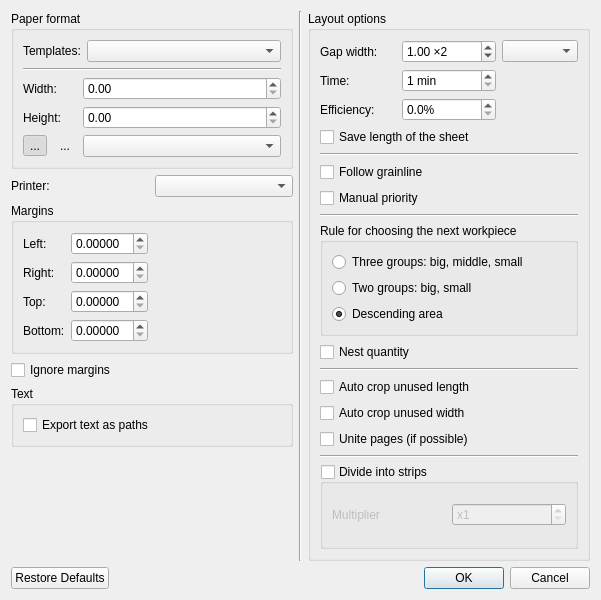
<?xml version="1.0" encoding="UTF-8"?>
<ui version="4.0">
 <class>DialogLayoutSettings</class>
 <widget class="QDialog" name="DialogLayoutSettings">
  <property name="geometry">
   <rect>
    <x>0</x>
    <y>0</y>
    <width>601</width>
    <height>600</height>
   </rect>
  </property>
  <property name="windowTitle">
   <string>Create a layout</string>
  </property>
  <property name="windowIcon">
   <iconset resource="../../../libs/vmisc/share/resources/icon.qrc">
    <normaloff>:/icon/64x64/icon64x64.png</normaloff>:/icon/64x64/icon64x64.png</iconset>
  </property>
  <layout class="QVBoxLayout" name="verticalLayout_8">
   <item>
    <layout class="QHBoxLayout" name="horizontalLayout_4">
     <item>
      <layout class="QVBoxLayout" name="verticalLayout_5">
       <item>
        <widget class="QGroupBox" name="groupBoxPaperFormat">
         <property name="autoFillBackground">
          <bool>false</bool>
         </property>
         <property name="title">
          <string>Paper format</string>
         </property>
         <property name="flat">
          <bool>false</bool>
         </property>
         <property name="checkable">
          <bool>false</bool>
         </property>
         <property name="checked">
          <bool>false</bool>
         </property>
         <layout class="QVBoxLayout" name="verticalLayout">
          <item>
           <layout class="QHBoxLayout" name="horizontalLayout_2">
            <property name="spacing">
             <number>6</number>
            </property>
            <item>
             <widget class="QLabel" name="label">
              <property name="sizePolicy">
               <sizepolicy hsizetype="Fixed" vsizetype="Fixed">
                <horstretch>0</horstretch>
                <verstretch>0</verstretch>
               </sizepolicy>
              </property>
              <property name="text">
               <string>Templates:</string>
              </property>
             </widget>
            </item>
            <item>
             <widget class="QComboBox" name="comboBoxTemplates"/>
            </item>
           </layout>
          </item>
          <item>
           <widget class="Line" name="line">
            <property name="orientation">
             <enum>Qt::Horizontal</enum>
            </property>
           </widget>
          </item>
          <item>
           <layout class="QGridLayout" name="gridLayout">
            <item row="2" column="0">
             <layout class="QHBoxLayout" name="horizontalLayout">
              <item>
               <widget class="QToolButton" name="toolButtonPortrait">
                <property name="text">
                 <string notr="true">...</string>
                </property>
                <property name="icon">
                 <iconset resource="../../../libs/vmisc/share/resources/icon.qrc">
                  <normaloff>:/icon/16x16/portrait.png</normaloff>:/icon/16x16/portrait.png</iconset>
                </property>
                <property name="checkable">
                 <bool>true</bool>
                </property>
                <property name="checked">
                 <bool>true</bool>
                </property>
                <property name="autoRaise">
                 <bool>true</bool>
                </property>
                <attribute name="buttonGroup">
                 <string notr="true">buttonGroup</string>
                </attribute>
               </widget>
              </item>
              <item>
               <widget class="QToolButton" name="toolButtonLandscape">
                <property name="text">
                 <string notr="true">...</string>
                </property>
                <property name="icon">
                 <iconset resource="../../../libs/vmisc/share/resources/icon.qrc">
                  <normaloff>:/icon/16x16/landscape.png</normaloff>:/icon/16x16/landscape.png</iconset>
                </property>
                <property name="checkable">
                 <bool>true</bool>
                </property>
                <property name="checked">
                 <bool>false</bool>
                </property>
                <property name="autoRaise">
                 <bool>true</bool>
                </property>
                <attribute name="buttonGroup">
                 <string notr="true">buttonGroup</string>
                </attribute>
               </widget>
              </item>
             </layout>
            </item>
            <item row="0" column="0">
             <widget class="QLabel" name="labelWidth">
              <property name="sizePolicy">
               <sizepolicy hsizetype="Fixed" vsizetype="Preferred">
                <horstretch>0</horstretch>
                <verstretch>0</verstretch>
               </sizepolicy>
              </property>
              <property name="text">
               <string>Width:</string>
              </property>
             </widget>
            </item>
            <item row="1" column="0">
             <widget class="QLabel" name="labelHeight">
              <property name="sizePolicy">
               <sizepolicy hsizetype="Fixed" vsizetype="Preferred">
                <horstretch>0</horstretch>
                <verstretch>0</verstretch>
               </sizepolicy>
              </property>
              <property name="text">
               <string>Height:</string>
              </property>
             </widget>
            </item>
            <item row="2" column="1">
             <widget class="QComboBox" name="comboBoxPaperSizeUnit">
              <property name="sizePolicy">
               <sizepolicy hsizetype="Preferred" vsizetype="Fixed">
                <horstretch>0</horstretch>
                <verstretch>0</verstretch>
               </sizepolicy>
              </property>
              <property name="minimumSize">
               <size>
                <width>124</width>
                <height>0</height>
               </size>
              </property>
             </widget>
            </item>
            <item row="1" column="1">
             <widget class="QDoubleSpinBox" name="doubleSpinBoxPaperHeight">
              <property name="minimumSize">
               <size>
                <width>94</width>
                <height>0</height>
               </size>
              </property>
              <property name="decimals">
               <number>2</number>
              </property>
              <property name="maximum">
               <double>99999.000000000000000</double>
              </property>
             </widget>
            </item>
            <item row="0" column="1">
             <widget class="QDoubleSpinBox" name="doubleSpinBoxPaperWidth">
              <property name="minimumSize">
               <size>
                <width>94</width>
                <height>0</height>
               </size>
              </property>
              <property name="decimals">
               <number>2</number>
              </property>
              <property name="maximum">
               <double>99999.990000000005239</double>
              </property>
             </widget>
            </item>
           </layout>
          </item>
         </layout>
        </widget>
       </item>
       <item>
        <layout class="QHBoxLayout" name="horizontalLayout_6">
         <item>
          <widget class="QLabel" name="label_6">
           <property name="sizePolicy">
            <sizepolicy hsizetype="Preferred" vsizetype="Fixed">
             <horstretch>0</horstretch>
             <verstretch>0</verstretch>
            </sizepolicy>
           </property>
           <property name="text">
            <string>Printer:</string>
           </property>
          </widget>
         </item>
         <item>
          <widget class="QComboBox" name="comboBoxPrinter"/>
         </item>
        </layout>
       </item>
       <item>
        <widget class="QGroupBox" name="groupBoxPaperFileds">
         <property name="sizePolicy">
          <sizepolicy hsizetype="Preferred" vsizetype="Fixed">
           <horstretch>0</horstretch>
           <verstretch>0</verstretch>
          </sizepolicy>
         </property>
         <property name="title">
          <string>Margins</string>
         </property>
         <layout class="QFormLayout" name="formLayout">
          <property name="fieldGrowthPolicy">
           <enum>QFormLayout::ExpandingFieldsGrow</enum>
          </property>
          <item row="1" column="0">
           <widget class="QLabel" name="labelLeftField">
            <property name="text">
             <string>Left:</string>
            </property>
           </widget>
          </item>
          <item row="1" column="1">
           <widget class="QDoubleSpinBox" name="doubleSpinBoxLeftField">
            <property name="decimals">
             <number>5</number>
            </property>
           </widget>
          </item>
          <item row="2" column="0">
           <widget class="QLabel" name="labelRightField">
            <property name="text">
             <string>Right:</string>
            </property>
           </widget>
          </item>
          <item row="2" column="1">
           <widget class="QDoubleSpinBox" name="doubleSpinBoxRightField">
            <property name="decimals">
             <number>5</number>
            </property>
           </widget>
          </item>
          <item row="3" column="0">
           <widget class="QLabel" name="labelTopField">
            <property name="text">
             <string>Top:</string>
            </property>
           </widget>
          </item>
          <item row="3" column="1">
           <widget class="QDoubleSpinBox" name="doubleSpinBoxTopField">
            <property name="decimals">
             <number>5</number>
            </property>
           </widget>
          </item>
          <item row="4" column="0">
           <widget class="QLabel" name="labelBottomField">
            <property name="text">
             <string>Bottom:</string>
            </property>
           </widget>
          </item>
          <item row="4" column="1">
           <widget class="QDoubleSpinBox" name="doubleSpinBoxBottomField">
            <property name="decimals">
             <number>5</number>
            </property>
           </widget>
          </item>
         </layout>
        </widget>
       </item>
       <item>
        <widget class="QCheckBox" name="checkBoxIgnoreFileds">
         <property name="sizePolicy">
          <sizepolicy hsizetype="Preferred" vsizetype="Fixed">
           <horstretch>0</horstretch>
           <verstretch>0</verstretch>
          </sizepolicy>
         </property>
         <property name="text">
          <string>Ignore margins</string>
         </property>
        </widget>
       </item>
       <item>
        <layout class="QVBoxLayout" name="verticalLayout_7">
         <item>
          <widget class="QGroupBox" name="groupBoxText">
           <property name="title">
            <string>Text</string>
           </property>
           <layout class="QVBoxLayout" name="verticalLayout_6">
            <item>
             <widget class="QCheckBox" name="checkBoxTextAsPaths">
              <property name="toolTip">
               <string>Text will be converted to paths</string>
              </property>
              <property name="text">
               <string>Export text as paths</string>
              </property>
             </widget>
            </item>
           </layout>
          </widget>
         </item>
        </layout>
       </item>
       <item>
        <spacer name="verticalSpacer">
         <property name="orientation">
          <enum>Qt::Vertical</enum>
         </property>
         <property name="sizeHint" stdset="0">
          <size>
           <width>20</width>
           <height>40</height>
          </size>
         </property>
        </spacer>
       </item>
      </layout>
     </item>
     <item>
      <widget class="Line" name="line_6">
       <property name="orientation">
        <enum>Qt::Vertical</enum>
       </property>
      </widget>
     </item>
     <item>
      <widget class="QGroupBox" name="groupBoxCreationOptions">
       <property name="title">
        <string>Layout options</string>
       </property>
       <layout class="QVBoxLayout" name="verticalLayout_4">
        <item>
         <layout class="QGridLayout" name="gridLayout_2">
          <item row="1" column="0">
           <widget class="QLabel" name="label_2">
            <property name="text">
             <string>Time:</string>
            </property>
           </widget>
          </item>
          <item row="0" column="3">
           <widget class="QComboBox" name="comboBoxLayoutUnit"/>
          </item>
          <item row="0" column="0">
           <widget class="QLabel" name="labelLayoutWidth">
            <property name="text">
             <string>Gap width:</string>
            </property>
           </widget>
          </item>
          <item row="1" column="1">
           <widget class="QSpinBox" name="spinBoxNestingTime">
            <property name="toolTip">
             <string>Time given for the algorithm to find best layout.</string>
            </property>
            <property name="suffix">
             <string> min</string>
            </property>
            <property name="minimum">
             <number>1</number>
            </property>
            <property name="maximum">
             <number>60</number>
            </property>
           </widget>
          </item>
          <item row="0" column="1">
           <widget class="QDoubleSpinBox" name="doubleSpinBoxLayoutWidth">
            <property name="minimumSize">
             <size>
              <width>94</width>
              <height>0</height>
             </size>
            </property>
            <property name="suffix">
             <string notr="true"> ×2</string>
            </property>
            <property name="minimum">
             <double>0.000000000000000</double>
            </property>
            <property name="maximum">
             <double>99999.990000000005239</double>
            </property>
            <property name="value">
             <double>1.000000000000000</double>
            </property>
           </widget>
          </item>
          <item row="2" column="0">
           <widget class="QLabel" name="label_3">
            <property name="text">
             <string>Efficiency:</string>
            </property>
           </widget>
          </item>
          <item row="2" column="1">
           <widget class="QDoubleSpinBox" name="doubleSpinBoxEfficiency">
            <property name="toolTip">
             <string>Set layout efficiency coefficient. Layout efficiency coefficientt is the ratio of the area occupied by the pieces to the bounding rect of all pieces. If nesting reaches required level the process stops. If value is 0 no check will be made. </string>
            </property>
            <property name="suffix">
             <string>%</string>
            </property>
            <property name="decimals">
             <number>1</number>
            </property>
            <property name="singleStep">
             <double>0.100000000000000</double>
            </property>
           </widget>
          </item>
         </layout>
        </item>
        <item>
         <widget class="QCheckBox" name="checkBoxSaveLength">
          <property name="text">
           <string>Save length of the sheet</string>
          </property>
         </widget>
        </item>
        <item>
         <widget class="Line" name="line_7">
          <property name="orientation">
           <enum>Qt::Horizontal</enum>
          </property>
         </widget>
        </item>
        <item>
         <widget class="QCheckBox" name="checkBoxFollowGrainline">
          <property name="text">
           <string>Follow grainline</string>
          </property>
         </widget>
        </item>
        <item>
         <widget class="QCheckBox" name="checkBoxManualPriority">
          <property name="text">
           <string>Manual priority</string>
          </property>
         </widget>
        </item>
        <item>
         <widget class="Line" name="line_2">
          <property name="orientation">
           <enum>Qt::Horizontal</enum>
          </property>
         </widget>
        </item>
        <item>
         <widget class="QGroupBox" name="groupBoxCase">
          <property name="title">
           <string>Rule for choosing the next workpiece</string>
          </property>
          <layout class="QVBoxLayout" name="verticalLayout_3">
           <item>
            <layout class="QVBoxLayout" name="verticalLayout_2">
             <item>
              <widget class="QRadioButton" name="radioButtonThreeGroups">
               <property name="text">
                <string>Three groups: big, middle, small</string>
               </property>
               <attribute name="buttonGroup">
                <string notr="true">buttonGroupPrinciple</string>
               </attribute>
              </widget>
             </item>
             <item>
              <widget class="QRadioButton" name="radioButtonTwoGroups">
               <property name="text">
                <string>Two groups: big, small</string>
               </property>
               <property name="checked">
                <bool>false</bool>
               </property>
               <attribute name="buttonGroup">
                <string notr="true">buttonGroupPrinciple</string>
               </attribute>
              </widget>
             </item>
             <item>
              <widget class="QRadioButton" name="radioButtonDescendingArea">
               <property name="text">
                <string>Descending area</string>
               </property>
               <property name="checked">
                <bool>true</bool>
               </property>
               <attribute name="buttonGroup">
                <string notr="true">buttonGroupPrinciple</string>
               </attribute>
              </widget>
             </item>
            </layout>
           </item>
          </layout>
         </widget>
        </item>
        <item>
         <widget class="QCheckBox" name="checkBoxNestQuantity">
          <property name="toolTip">
           <string>Nest quantity of copies according to piece settings.</string>
          </property>
          <property name="text">
           <string>Nest quantity</string>
          </property>
         </widget>
        </item>
        <item>
         <widget class="Line" name="line_4">
          <property name="orientation">
           <enum>Qt::Horizontal</enum>
          </property>
         </widget>
        </item>
        <item>
         <widget class="QCheckBox" name="checkBoxAutoCropLength">
          <property name="text">
           <string>Auto crop unused length</string>
          </property>
         </widget>
        </item>
        <item>
         <widget class="QCheckBox" name="checkBoxAutoCropWidth">
          <property name="text">
           <string>Auto crop unused width</string>
          </property>
         </widget>
        </item>
        <item>
         <widget class="QCheckBox" name="checkBoxUnitePages">
          <property name="text">
           <string>Unite pages (if possible)</string>
          </property>
         </widget>
        </item>
        <item>
         <widget class="Line" name="line_5">
          <property name="orientation">
           <enum>Qt::Horizontal</enum>
          </property>
         </widget>
        </item>
        <item>
         <widget class="QGroupBox" name="groupBoxStrips">
          <property name="toolTip">
           <string>Enabling for sheets that have big height will speed up creating.</string>
          </property>
          <property name="title">
           <string>Divide into strips</string>
          </property>
          <property name="checkable">
           <bool>true</bool>
          </property>
          <property name="checked">
           <bool>false</bool>
          </property>
          <layout class="QHBoxLayout" name="horizontalLayout_5">
           <item>
            <widget class="QLabel" name="label_5">
             <property name="text">
              <string>Multiplier</string>
             </property>
            </widget>
           </item>
           <item>
            <widget class="QSpinBox" name="spinBoxMultiplier">
             <property name="toolTip">
              <string>Set multiplier for length of the biggest workpiece in layout.</string>
             </property>
             <property name="prefix">
              <string notr="true">x</string>
             </property>
             <property name="minimum">
              <number>1</number>
             </property>
             <property name="maximum">
              <number>10</number>
             </property>
            </widget>
           </item>
          </layout>
         </widget>
        </item>
       </layout>
      </widget>
     </item>
    </layout>
   </item>
   <item>
    <widget class="QDialogButtonBox" name="buttonBox">
     <property name="orientation">
      <enum>Qt::Horizontal</enum>
     </property>
     <property name="standardButtons">
      <set>QDialogButtonBox::Cancel|QDialogButtonBox::Ok|QDialogButtonBox::RestoreDefaults</set>
     </property>
    </widget>
   </item>
  </layout>
 </widget>
 <resources>
  <include location="../../../libs/vmisc/share/resources/icon.qrc"/>
 </resources>
 <connections>
  <connection>
   <sender>buttonBox</sender>
   <signal>accepted()</signal>
   <receiver>DialogLayoutSettings</receiver>
   <slot>accept()</slot>
   <hints>
    <hint type="sourcelabel">
     <x>248</x>
     <y>254</y>
    </hint>
    <hint type="destinationlabel">
     <x>157</x>
     <y>274</y>
    </hint>
   </hints>
  </connection>
  <connection>
   <sender>buttonBox</sender>
   <signal>rejected()</signal>
   <receiver>DialogLayoutSettings</receiver>
   <slot>reject()</slot>
   <hints>
    <hint type="sourcelabel">
     <x>316</x>
     <y>260</y>
    </hint>
    <hint type="destinationlabel">
     <x>286</x>
     <y>274</y>
    </hint>
   </hints>
  </connection>
 </connections>
 <buttongroups>
  <buttongroup name="buttonGroupPrinciple"/>
  <buttongroup name="buttonGroup"/>
 </buttongroups>
</ui>
